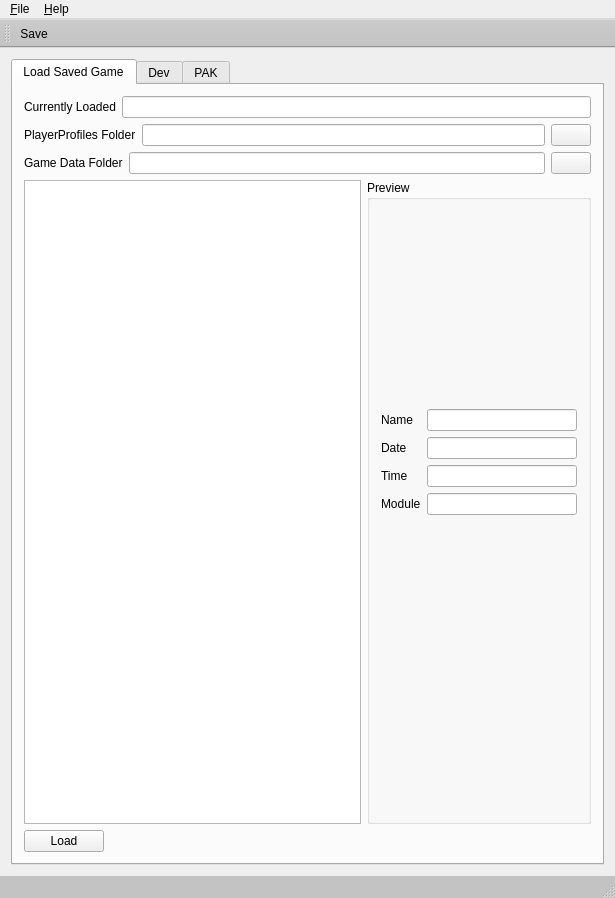
<?xml version="1.0" encoding="UTF-8"?>
<ui version="4.0">
 <class>MainWindow</class>
 <widget class="QMainWindow" name="MainWindow">
  <property name="geometry">
   <rect>
    <x>0</x>
    <y>0</y>
    <width>615</width>
    <height>898</height>
   </rect>
  </property>
  <property name="maximumSize">
   <size>
    <width>615</width>
    <height>898</height>
   </size>
  </property>
  <property name="windowTitle">
   <string>MooseEdit</string>
  </property>
  <property name="windowIcon">
   <iconset resource="resources.qrc">
    <normaloff>:/cogMoose.png</normaloff>:/cogMoose.png</iconset>
  </property>
  <widget class="QWidget" name="centralWidget">
   <property name="styleSheet">
    <string notr="true">#centralWidget{ background-image: url(:/seamless-castle-wall.png); }</string>
   </property>
   <layout class="QGridLayout" name="gridLayout">
    <item row="1" column="0">
     <widget class="QTabWidget" name="tabWidget">
      <property name="enabled">
       <bool>true</bool>
      </property>
      <property name="styleSheet">
       <string notr="true"/>
      </property>
      <property name="currentIndex">
       <number>0</number>
      </property>
      <widget class="QWidget" name="tab_4">
       <attribute name="title">
        <string>Load Saved Game</string>
       </attribute>
       <layout class="QGridLayout" name="gridLayout_4">
        <item row="1" column="2">
         <widget class="QGroupBox" name="groupBox">
          <property name="sizePolicy">
           <sizepolicy hsizetype="Preferred" vsizetype="Preferred">
            <horstretch>2</horstretch>
            <verstretch>0</verstretch>
           </sizepolicy>
          </property>
          <property name="title">
           <string>Preview</string>
          </property>
          <layout class="QGridLayout" name="gridLayout_5">
           <item row="1" column="0" colspan="2">
            <layout class="QGridLayout" name="gridLayout_6">
             <item row="2" column="1">
              <widget class="QLabel" name="label_3">
               <property name="text">
                <string>Date</string>
               </property>
              </widget>
             </item>
             <item row="1" column="3">
              <widget class="QLineEdit" name="previewName">
               <property name="readOnly">
                <bool>true</bool>
               </property>
              </widget>
             </item>
             <item row="1" column="1">
              <widget class="QLabel" name="label_2">
               <property name="text">
                <string>Name</string>
               </property>
              </widget>
             </item>
             <item row="4" column="3">
              <widget class="QLineEdit" name="previewModule">
               <property name="readOnly">
                <bool>true</bool>
               </property>
              </widget>
             </item>
             <item row="4" column="1">
              <widget class="QLabel" name="label_5">
               <property name="text">
                <string>Module</string>
               </property>
              </widget>
             </item>
             <item row="2" column="3">
              <widget class="QLineEdit" name="previewDate">
               <property name="readOnly">
                <bool>true</bool>
               </property>
              </widget>
             </item>
             <item row="3" column="3">
              <widget class="QLineEdit" name="previewTime">
               <property name="readOnly">
                <bool>true</bool>
               </property>
              </widget>
             </item>
             <item row="3" column="1">
              <widget class="QLabel" name="label_4">
               <property name="text">
                <string>Time</string>
               </property>
              </widget>
             </item>
            </layout>
           </item>
           <item row="0" column="0" colspan="2">
            <widget class="QLabel" name="previewPicture">
             <property name="sizePolicy">
              <sizepolicy hsizetype="Preferred" vsizetype="Preferred">
               <horstretch>0</horstretch>
               <verstretch>10</verstretch>
              </sizepolicy>
             </property>
             <property name="text">
              <string/>
             </property>
            </widget>
           </item>
           <item row="2" column="0">
            <widget class="QLabel" name="label_8">
             <property name="sizePolicy">
              <sizepolicy hsizetype="Preferred" vsizetype="Preferred">
               <horstretch>0</horstretch>
               <verstretch>15</verstretch>
              </sizepolicy>
             </property>
             <property name="text">
              <string/>
             </property>
            </widget>
           </item>
          </layout>
         </widget>
        </item>
        <item row="1" column="1">
         <widget class="QListWidget" name="loadFileWidget">
          <property name="sizePolicy">
           <sizepolicy hsizetype="Expanding" vsizetype="Expanding">
            <horstretch>3</horstretch>
            <verstretch>0</verstretch>
           </sizepolicy>
          </property>
          <property name="font">
           <font>
            <family>Century Schoolbook</family>
            <weight>50</weight>
            <bold>false</bold>
           </font>
          </property>
         </widget>
        </item>
        <item row="2" column="1">
         <widget class="QPushButton" name="loadButton">
          <property name="sizePolicy">
           <sizepolicy hsizetype="Fixed" vsizetype="Fixed">
            <horstretch>0</horstretch>
            <verstretch>0</verstretch>
           </sizepolicy>
          </property>
          <property name="text">
           <string>Load</string>
          </property>
          <property name="flat">
           <bool>false</bool>
          </property>
         </widget>
        </item>
        <item row="0" column="1" colspan="2">
         <layout class="QVBoxLayout" name="verticalLayout">
          <item>
           <layout class="QHBoxLayout" name="horizontalLayout_2">
            <item>
             <widget class="QLabel" name="label">
              <property name="sizePolicy">
               <sizepolicy hsizetype="Fixed" vsizetype="Preferred">
                <horstretch>0</horstretch>
                <verstretch>0</verstretch>
               </sizepolicy>
              </property>
              <property name="text">
               <string>Currently Loaded</string>
              </property>
             </widget>
            </item>
            <item>
             <widget class="QLineEdit" name="currentlyLoadedEdit">
              <property name="sizePolicy">
               <sizepolicy hsizetype="Preferred" vsizetype="Fixed">
                <horstretch>0</horstretch>
                <verstretch>0</verstretch>
               </sizepolicy>
              </property>
              <property name="readOnly">
               <bool>true</bool>
              </property>
             </widget>
            </item>
           </layout>
          </item>
          <item>
           <layout class="QHBoxLayout" name="horizontalLayout_3">
            <item>
             <widget class="QLabel" name="label_6">
              <property name="text">
               <string>PlayerProfiles Folder</string>
              </property>
             </widget>
            </item>
            <item>
             <widget class="QLineEdit" name="savesFolderEdit"/>
            </item>
            <item>
             <widget class="QPushButton" name="savesFolderButton">
              <property name="minimumSize">
               <size>
                <width>0</width>
                <height>0</height>
               </size>
              </property>
              <property name="text">
               <string/>
              </property>
              <property name="icon">
               <iconset resource="resources.qrc">
                <normaloff>:/folder.png</normaloff>:/folder.png</iconset>
              </property>
             </widget>
            </item>
           </layout>
          </item>
          <item>
           <layout class="QHBoxLayout" name="horizontalLayout_4">
            <item>
             <widget class="QLabel" name="label_7">
              <property name="text">
               <string>Game Data Folder</string>
              </property>
             </widget>
            </item>
            <item>
             <widget class="QLineEdit" name="gameDataEdit"/>
            </item>
            <item>
             <widget class="QPushButton" name="gameDataButton">
              <property name="text">
               <string/>
              </property>
              <property name="icon">
               <iconset resource="resources.qrc">
                <normaloff>:/folder.png</normaloff>:/folder.png</iconset>
              </property>
             </widget>
            </item>
           </layout>
          </item>
         </layout>
        </item>
       </layout>
      </widget>
      <widget class="QWidget" name="tab_3">
       <attribute name="title">
        <string>Dev</string>
       </attribute>
       <layout class="QGridLayout" name="gridLayout_2">
        <item row="1" column="0">
         <widget class="QTreeWidget" name="treeWidget">
          <column>
           <property name="text">
            <string>Name</string>
           </property>
          </column>
          <column>
           <property name="text">
            <string>Value</string>
           </property>
          </column>
         </widget>
        </item>
        <item row="0" column="0">
         <layout class="QHBoxLayout" name="horizontalLayout">
          <item>
           <widget class="QPushButton" name="devOpenFileButton">
            <property name="sizePolicy">
             <sizepolicy hsizetype="Fixed" vsizetype="Fixed">
              <horstretch>0</horstretch>
              <verstretch>0</verstretch>
             </sizepolicy>
            </property>
            <property name="text">
             <string>Open File</string>
            </property>
           </widget>
          </item>
          <item>
           <widget class="QPushButton" name="devSaveFileButton">
            <property name="sizePolicy">
             <sizepolicy hsizetype="Fixed" vsizetype="Fixed">
              <horstretch>0</horstretch>
              <verstretch>0</verstretch>
             </sizepolicy>
            </property>
            <property name="text">
             <string>Save File</string>
            </property>
           </widget>
          </item>
          <item>
           <widget class="QPushButton" name="devExpandCollapseButton">
            <property name="sizePolicy">
             <sizepolicy hsizetype="Fixed" vsizetype="Fixed">
              <horstretch>0</horstretch>
              <verstretch>0</verstretch>
             </sizepolicy>
            </property>
            <property name="text">
             <string>Expand/Collapse</string>
            </property>
           </widget>
          </item>
          <item>
           <widget class="QPushButton" name="devRefreshButton">
            <property name="sizePolicy">
             <sizepolicy hsizetype="Fixed" vsizetype="Fixed">
              <horstretch>0</horstretch>
              <verstretch>0</verstretch>
             </sizepolicy>
            </property>
            <property name="text">
             <string>Refresh</string>
            </property>
           </widget>
          </item>
         </layout>
        </item>
       </layout>
      </widget>
      <widget class="QWidget" name="tab">
       <attribute name="title">
        <string>PAK</string>
       </attribute>
       <layout class="QGridLayout" name="gridLayout_3">
        <item row="0" column="0">
         <layout class="QHBoxLayout" name="horizontalLayout_5">
          <item>
           <widget class="QPushButton" name="pakOpenButton">
            <property name="text">
             <string>Open File</string>
            </property>
           </widget>
          </item>
         </layout>
        </item>
        <item row="4" column="0">
         <widget class="QListWidget" name="pakListWidget">
          <property name="alternatingRowColors">
           <bool>true</bool>
          </property>
          <property name="selectionMode">
           <enum>QAbstractItemView::ExtendedSelection</enum>
          </property>
         </widget>
        </item>
       </layout>
      </widget>
     </widget>
    </item>
   </layout>
  </widget>
  <widget class="QMenuBar" name="menuBar">
   <property name="geometry">
    <rect>
     <x>0</x>
     <y>0</y>
     <width>615</width>
     <height>21</height>
    </rect>
   </property>
   <widget class="QMenu" name="menuMooseEdit">
    <property name="title">
     <string>&amp;File</string>
    </property>
    <addaction name="actionE_xit"/>
   </widget>
   <widget class="QMenu" name="menuHelp">
    <property name="title">
     <string>&amp;Help</string>
    </property>
    <addaction name="action_About"/>
   </widget>
   <addaction name="menuMooseEdit"/>
   <addaction name="menuHelp"/>
  </widget>
  <widget class="QStatusBar" name="statusBar">
   <property name="enabled">
    <bool>true</bool>
   </property>
   <property name="sizePolicy">
    <sizepolicy hsizetype="Preferred" vsizetype="Preferred">
     <horstretch>0</horstretch>
     <verstretch>0</verstretch>
    </sizepolicy>
   </property>
   <property name="styleSheet">
    <string notr="true">#statusBar { background-color: rgb(195, 195, 195); }</string>
   </property>
  </widget>
  <widget class="QToolBar" name="toolBar">
   <property name="windowTitle">
    <string>toolBar</string>
   </property>
   <property name="styleSheet">
    <string notr="true">#toolBar { background-color: rgb(195, 195, 195); }</string>
   </property>
   <attribute name="toolBarArea">
    <enum>TopToolBarArea</enum>
   </attribute>
   <attribute name="toolBarBreak">
    <bool>false</bool>
   </attribute>
   <addaction name="saveAction"/>
  </widget>
  <action name="actionE_xit">
   <property name="text">
    <string>E&amp;xit</string>
   </property>
  </action>
  <action name="action_About">
   <property name="text">
    <string>&amp;About</string>
   </property>
  </action>
  <action name="saveAction">
   <property name="icon">
    <iconset resource="resources.qrc">
     <normaloff>:/save_disk.png</normaloff>:/save_disk.png</iconset>
   </property>
   <property name="text">
    <string>Save</string>
   </property>
   <property name="toolTip">
    <string>Save all changes</string>
   </property>
  </action>
 </widget>
 <layoutdefault spacing="6" margin="11"/>
 <resources>
  <include location="resources.qrc"/>
 </resources>
 <connections/>
</ui>
